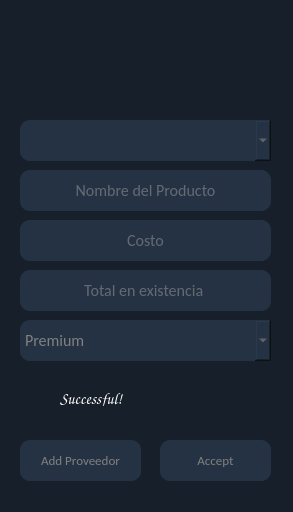
<?xml version="1.0" encoding="UTF-8"?>
<ui version="4.0">
 <class>MainWindow</class>
 <widget class="QMainWindow" name="MainWindow">
  <property name="geometry">
   <rect>
    <x>0</x>
    <y>0</y>
    <width>293</width>
    <height>512</height>
   </rect>
  </property>
  <property name="windowTitle">
   <string>Add Product</string>
  </property>
  <property name="windowIcon">
   <iconset>
    <normaloff>Icons/DRAGONN.ico</normaloff>Icons/DRAGONN.ico</iconset>
  </property>
  <property name="styleSheet">
   <string notr="true">background-color:rgb(23, 32, 42);</string>
  </property>
  <widget class="QWidget" name="centralwidget">
   <widget class="QLabel" name="label">
    <property name="geometry">
     <rect>
      <x>60</x>
      <y>0</y>
      <width>141</width>
      <height>101</height>
     </rect>
    </property>
    <property name="text">
     <string/>
    </property>
    <property name="pixmap">
     <pixmap>Icons/DRAGONN.ico</pixmap>
    </property>
   </widget>
   <widget class="QComboBox" name="text_idprov">
    <property name="geometry">
     <rect>
      <x>20</x>
      <y>120</y>
      <width>251</width>
      <height>41</height>
     </rect>
    </property>
    <property name="font">
     <font>
      <family>Calibri</family>
      <pointsize>12</pointsize>
     </font>
    </property>
    <property name="cursor">
     <cursorShape>PointingHandCursor</cursorShape>
    </property>
    <property name="styleSheet">
     <string notr="true">background-color:rgb(37, 50, 67);color:gray;
border-radius:10px;</string>
    </property>
    <property name="editable">
     <bool>false</bool>
    </property>
    <property name="iconSize">
     <size>
      <width>16</width>
      <height>16</height>
     </size>
    </property>
    <property name="frame">
     <bool>true</bool>
    </property>
   </widget>
   <widget class="QLineEdit" name="text_prod">
    <property name="geometry">
     <rect>
      <x>20</x>
      <y>170</y>
      <width>251</width>
      <height>41</height>
     </rect>
    </property>
    <property name="font">
     <font>
      <family>Calibri</family>
      <pointsize>12</pointsize>
     </font>
    </property>
    <property name="styleSheet">
     <string notr="true">background-color:rgb(37, 50, 67);color:rgb(162, 162, 162);
border-radius:10px;</string>
    </property>
    <property name="maxLength">
     <number>50</number>
    </property>
    <property name="alignment">
     <set>Qt::AlignCenter</set>
    </property>
    <property name="placeholderText">
     <string>Nombre del Producto</string>
    </property>
   </widget>
   <widget class="QLineEdit" name="text_costo">
    <property name="geometry">
     <rect>
      <x>20</x>
      <y>220</y>
      <width>251</width>
      <height>41</height>
     </rect>
    </property>
    <property name="font">
     <font>
      <family>Calibri</family>
      <pointsize>12</pointsize>
     </font>
    </property>
    <property name="styleSheet">
     <string notr="true">background-color:rgb(37, 50, 67);color:rgb(162, 162, 162);
border-radius:10px;</string>
    </property>
    <property name="maxLength">
     <number>6</number>
    </property>
    <property name="alignment">
     <set>Qt::AlignCenter</set>
    </property>
    <property name="placeholderText">
     <string>Costo</string>
    </property>
   </widget>
   <widget class="QLineEdit" name="text_total">
    <property name="geometry">
     <rect>
      <x>20</x>
      <y>270</y>
      <width>251</width>
      <height>41</height>
     </rect>
    </property>
    <property name="font">
     <font>
      <family>Calibri</family>
      <pointsize>12</pointsize>
     </font>
    </property>
    <property name="styleSheet">
     <string notr="true">background-color:rgb(37, 50, 67);color:rgb(162, 162, 162);
border-radius:10px;</string>
    </property>
    <property name="maxLength">
     <number>4</number>
    </property>
    <property name="alignment">
     <set>Qt::AlignCenter</set>
    </property>
    <property name="placeholderText">
     <string>Total en existencia </string>
    </property>
   </widget>
   <widget class="QComboBox" name="text_tipo">
    <property name="geometry">
     <rect>
      <x>20</x>
      <y>320</y>
      <width>251</width>
      <height>41</height>
     </rect>
    </property>
    <property name="font">
     <font>
      <family>Calibri</family>
      <pointsize>12</pointsize>
     </font>
    </property>
    <property name="cursor">
     <cursorShape>PointingHandCursor</cursorShape>
    </property>
    <property name="styleSheet">
     <string notr="true">background-color:rgb(37, 50, 67);color:gray;
border-radius:10px;</string>
    </property>
    <property name="editable">
     <bool>false</bool>
    </property>
    <property name="iconSize">
     <size>
      <width>16</width>
      <height>16</height>
     </size>
    </property>
    <property name="frame">
     <bool>true</bool>
    </property>
    <item>
     <property name="text">
      <string>Premium</string>
     </property>
    </item>
    <item>
     <property name="text">
      <string>Estandar</string>
     </property>
    </item>
   </widget>
   <widget class="QPushButton" name="btn_accep">
    <property name="geometry">
     <rect>
      <x>160</x>
      <y>440</y>
      <width>111</width>
      <height>41</height>
     </rect>
    </property>
    <property name="font">
     <font>
      <family>Calibri</family>
      <pointsize>10</pointsize>
     </font>
    </property>
    <property name="cursor">
     <cursorShape>PointingHandCursor</cursorShape>
    </property>
    <property name="styleSheet">
     <string notr="true">QPushButton{
background-color:rgb(37, 50, 67);color:gray;
border-radius:10px;
}

QPushButton:hover{
background-color:rgb(159, 159, 159);

}</string>
    </property>
    <property name="text">
     <string>Accept</string>
    </property>
   </widget>
   <widget class="QPushButton" name="btn_addprov">
    <property name="geometry">
     <rect>
      <x>20</x>
      <y>440</y>
      <width>121</width>
      <height>41</height>
     </rect>
    </property>
    <property name="font">
     <font>
      <family>Calibri</family>
      <pointsize>10</pointsize>
      <weight>50</weight>
      <bold>false</bold>
     </font>
    </property>
    <property name="cursor">
     <cursorShape>PointingHandCursor</cursorShape>
    </property>
    <property name="styleSheet">
     <string notr="true">QPushButton{
background-color:rgb(37, 50, 67);color:gray;
border-radius:10px;
}

QPushButton:hover{
background-color:rgb(159, 159, 159);

}</string>
    </property>
    <property name="text">
     <string>Add Proveedor</string>
    </property>
   </widget>
   <widget class="QLabel" name="text_img">
    <property name="geometry">
     <rect>
      <x>20</x>
      <y>380</y>
      <width>31</width>
      <height>31</height>
     </rect>
    </property>
    <property name="font">
     <font>
      <family>Comic Sans MS</family>
      <pointsize>12</pointsize>
     </font>
    </property>
    <property name="styleSheet">
     <string notr="true">color:white</string>
    </property>
    <property name="text">
     <string/>
    </property>
    <property name="pixmap">
     <pixmap>Icons/Success-PNG-Isolated-HD-Pictures.ico</pixmap>
    </property>
    <property name="scaledContents">
     <bool>true</bool>
    </property>
   </widget>
   <widget class="QLabel" name="text_adv">
    <property name="geometry">
     <rect>
      <x>60</x>
      <y>390</y>
      <width>81</width>
      <height>16</height>
     </rect>
    </property>
    <property name="font">
     <font>
      <family>Comic Sans MS</family>
      <pointsize>12</pointsize>
     </font>
    </property>
    <property name="styleSheet">
     <string notr="true">color:white</string>
    </property>
    <property name="text">
     <string>Successful!</string>
    </property>
   </widget>
  </widget>
  <widget class="QStatusBar" name="statusbar"/>
 </widget>
 <resources/>
 <connections/>
</ui>
